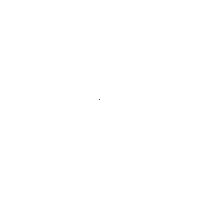
Frame 1 (no input)
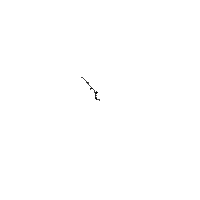
Frame 60 (the mouse pressed at the canvas centre just before this capture)
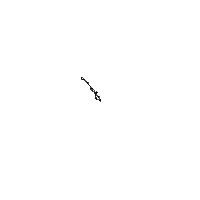
Frame 120 (the mouse held since frame 60 and released just before this capture)

The Processing sketch that drew these frames (run headless with seeded random() and noise(); from frame 60 on, the mouse is pressed at the canvas centre):

// Processing sketch: exercise_I_3
// ── exercise_I_3.pde
Walker w;

void setup() {
  size(200,200);
  background(255);
  w = new Walker();
}

void draw() {
  w.step();
  w.display();
}

// ── Walker.pde
class Walker {
  int x;
  int y;
  
  Walker() {
    x = width/2;
    y = height/2;
  }
  
  void display() {
    stroke(0);
    point(x,y);
  }
  
  void step() {
    float r = random(2); //<>//
    
    if (r < 0.25) {
      x++;
    } else if (r < 0.5) {
      x--;
    } else if (r < 0.75) {
      y++;
    } else if (r < 1)  {
      y--;
    } else if (r < 2)  {
      if (mouseY > y) {
        y++;
      } else if (mouseY < y) {
        y--;
      }
      
      if (mouseX > x) {
        x++;
      } else if (mouseX < x) {
        x--;
      }
    }
  }
  
}
